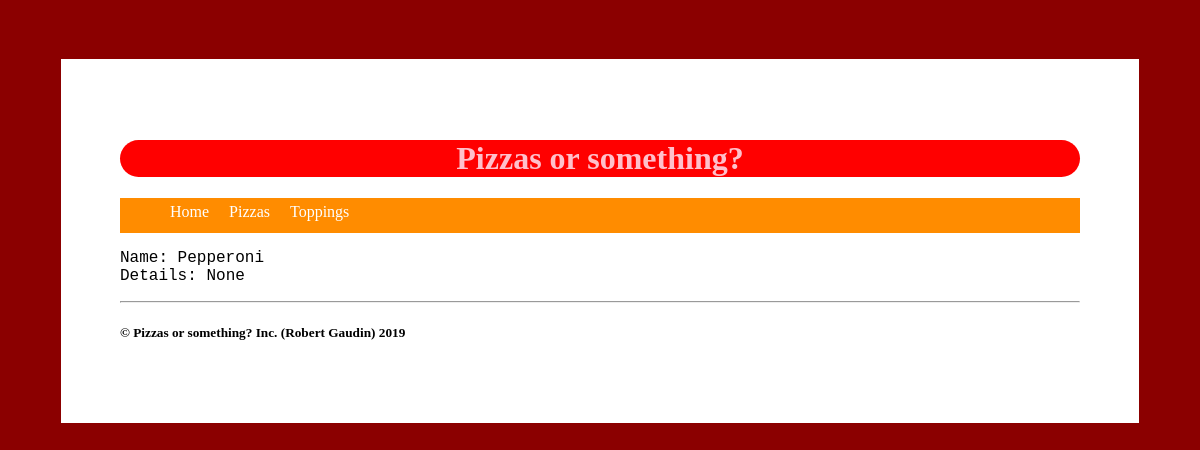
/topping/Pepperoni, run on an earlier commit of the app's database.
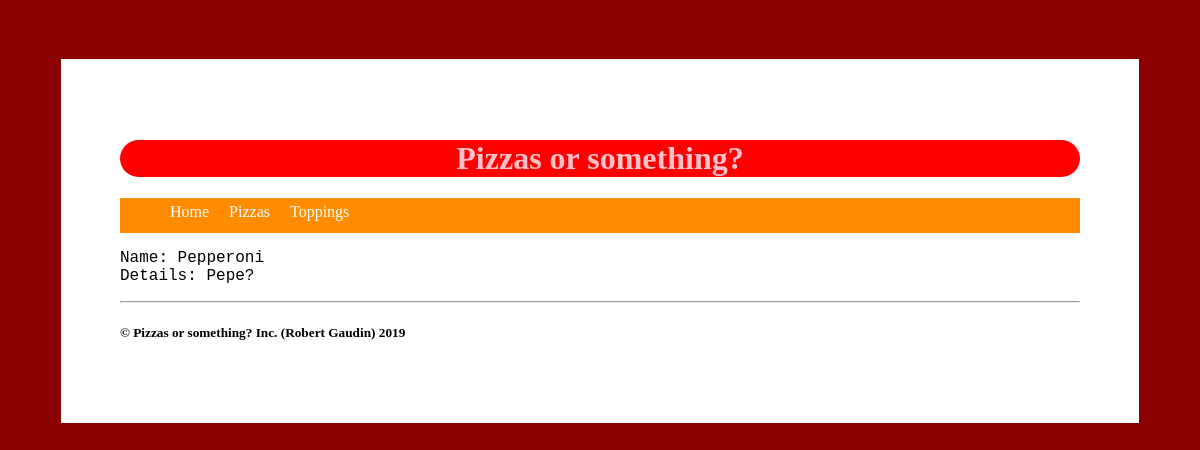
And on a later commit of the database.
### tables this page shows
CREATE TABLE Topping (id INTEGER PRIMARY KEY AUTOINCREMENT, name TEXT (50) NOT NULL, description TEXT (250));

### routes.py (the view)
@app.route('/topping/<topping_name>')
def topping(topping_name):
    conn = sqlite3.connect('db/pizzas.db')
    cur = conn.cursor()
    cur.execute("SELECT * FROM Topping WHERE Topping.name = ?",
                (topping_name,))
    topping_results = cur.fetchone()
    return render_template("topping.html", results=topping_results)

### templates/topping.html
{% extends "layout.html" %}
{% block content %}
<main>
<p>
    <li>Name: {{ results[1] }}</li>
    <li>Details: {{ results[2] }}</li>
</p>
</main>
{% endblock %}

### templates/layout.html (shortened to what this page needs)
<!doctype html>
<html>
<head>
    <link rel="stylesheet" type="text/css" href="/static/css/style.css">
</head>
<body>
    <div id="wrapper">
        {% include "header.html" %}
        {% include "navigation.html" %}
        {% block content %}{% endblock %}
        {% include "footer.html" %}
    </div>
</body>
</html>

### templates/header.html
<header>
    <h1>Pizzas or something?</h1>
</header>

### templates/navigation.html
<nav>
    <ul>
        <li>
            <a href="/">Home</a>
            <a href="/pizzas">Pizzas</a>
            <a href="/toppings">Toppings</a>
        </li>
    </ul>
</nav>

### templates/footer.html
<footer>
    <hr>
    <h5>&copy; Pizzas or something? Inc. (Robert Gaudin) 2019</h5>
</footer>

### static/css/style.css (style rules this page uses)
html { font-family: "Comic Sans MS"; color: black; background-color: darkred; }
#wrapper { margin: 5% auto; padding: 5%; background-color: white; width: 960px; }
header { width: 100%; background-color: red; color: pink; text-align: center; border-radius: 20px; }
nav { width: 100%; height: 35px; background-color: darkorange; }
nav li { list-style-type: none; text-align: center; }
nav li a { padding: 5px 10px; float: left; display: block; color: white; text-decoration: none; height: 25px; }
main { font-family: 'Courier New', Courier, monospace; }
main li { list-style-type: none; }
footer { background-color: white; }

What changed in the data, as far as the page shows it:
changed Topping "Pepperoni": description (not shown) → "Pepe?"
Also different on the page:
{{ results[2] }}: "None" → (not shown)
